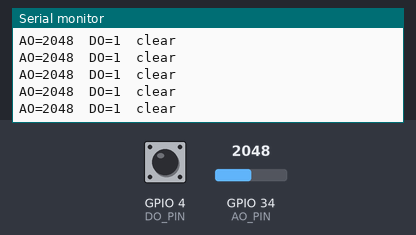
Recording of a sketch running on a simulated ESP32. On the bench: the last lines printed to the serial monitor. The inputs (shaded band) are chosen by the test bench; at power-on: GPIO 34 (AO_PIN) = 2048, GPIO 4 (DO_PIN) HIGH.

Above: at 1.2 s.
1.3 s: GPIO 34 (AO_PIN) set to 1067
At 1.56 s:
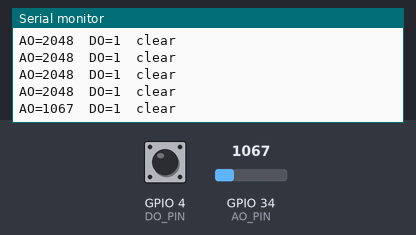
2.8 s: GPIO 34 (AO_PIN) set to 949
At 2.96 s:
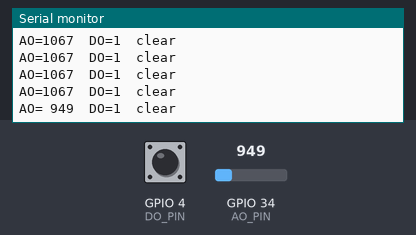

Measured:
- the behaviour switches between 1000 and 999 on GPIO 34 (AO_PIN) (found by bisection; images 1 and 2)
- after the input at 1.3 s, the serial monitor: prints a new line after 0.10 s (image 1)
- after the input at 2.8 s, the serial monitor: prints a new line at once (image 2)

The sketch:

S25_Obstacle_IR.ino
```cpp
/*
  BuiltByTyler Sensor Kit - S25 OBSTACLE IR (IR LED + phototransistor)
  Board: ESP32-WROOM-32 DevKit V1 (30-pin), Arduino-ESP32 core 3.x, "ESP32 Dev Module"

  Detects things 2-30 cm in front. DO goes LOW when something is there
  (set the distance with the pot). AO gives a rough 'how close' reading.

  Wiring (module pin -> ESP32 pin):
    GND  -> GND
    VCC  -> 3V3
    AO   -> GPIO 34
    DO   -> GPIO 4

  Library: none needed
  Serial Monitor: 115200 baud
*/

#define AO_PIN   34
#define DO_PIN   4

void setup() {
  Serial.begin(115200);
  pinMode(DO_PIN, INPUT);
}

void loop() {
  int ao = analogRead(AO_PIN);        // 0..4095, lower = more IR bouncing back
  int dout = digitalRead(DO_PIN);     // LOW = obstacle
  Serial.printf("AO=%4d  DO=%d  %s\n", ao, dout, dout == LOW ? "OBSTACLE" : "clear");
  delay(200);
}
```
